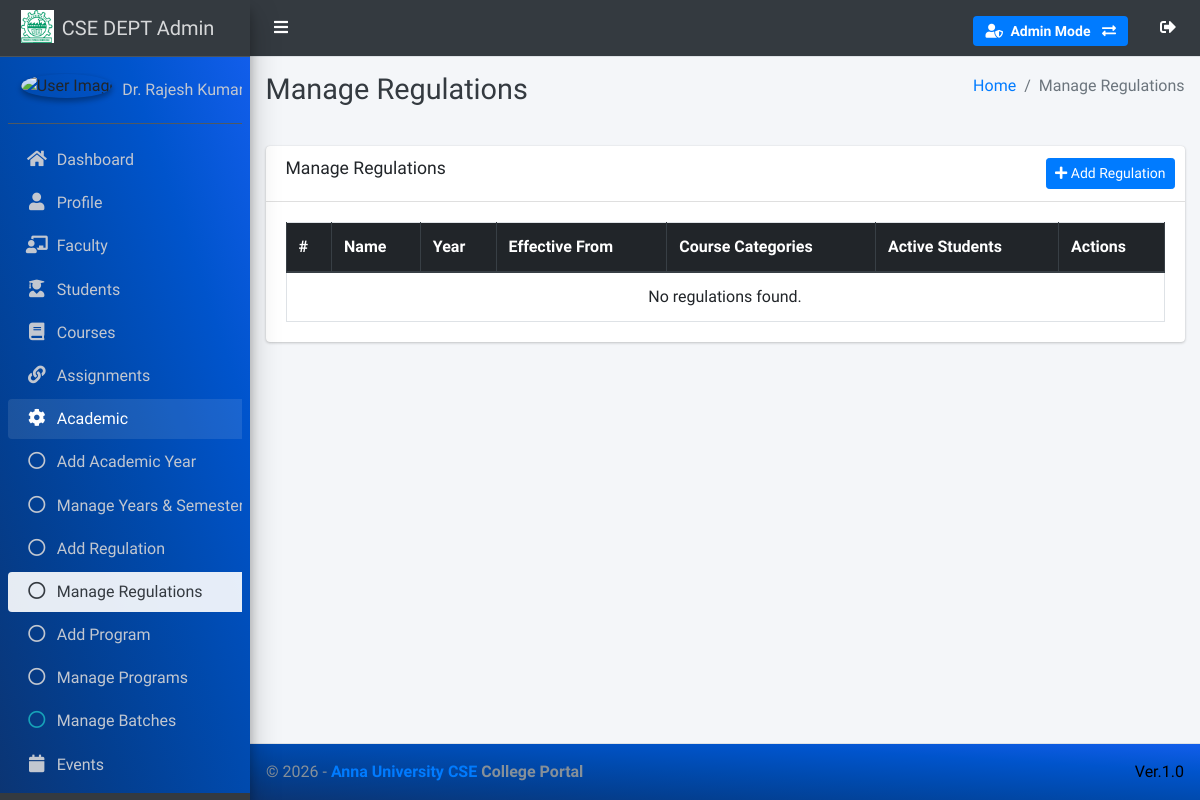
The page /regulation/manage/ (signed in) on the database as committed earlier.
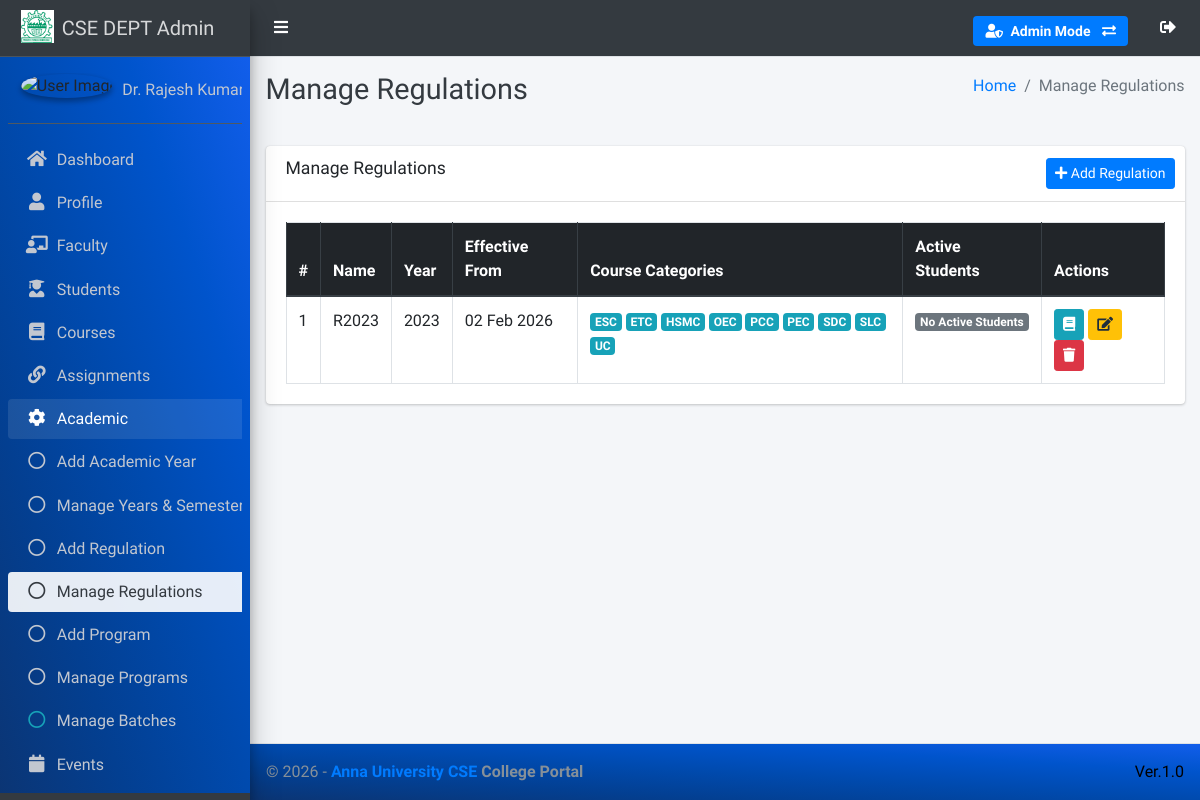
The same page on the database as committed later.
### main_app/models.py (models this page shows, shortened)
class Regulation(models.Model):
    year = models.IntegerField(unique=True, validators=[MinValueValidator(2000), MaxValueValidator(2100)])
    name = models.CharField(max_length=100, blank=True)  # e.g., "R2021"
    description = models.TextField(blank=True, null=True)
    effective_from = models.DateField(null=True, blank=True)
    class Meta:
        ordering = ['-year']
    @property
    def is_active(self):
        return self.students.filter(status='ACTIVE').exists()

class CourseCategory(models.Model):
    CATEGORY_CHOICES = [
        ('PCC', 'Professional Core Course'),
        ('ESC', 'Engineering Science Course'),
        ('PEC', 'Professional Elective Course'),
        ('HSMC', 'Humanities Science and Management Course'),
        ('ETC', 'Emerging Technology Course'),
        ('SDC', 'Skill Development Course'),
        ('OEC', 'Open Elective Course'),
        ('UC', 'University Course'),
        ('SLC', 'Self Learning Course'),
    ]
    regulation = models.ForeignKey(Regulation, on_delete=models.CASCADE, related_name='course_categories')
    code = models.CharField(max_length=10, help_text="Course category code (e.g., PCC, ESC, or custom)")
    description = models.CharField(max_length=200, blank=True, help_text="Category description")
    is_active = models.BooleanField(default=True)
    class Meta:
        unique_together = ('regulation', 'code')
        ordering = ['regulation', 'code']
        verbose_name = 'Course Category'
        verbose_name_plural = 'Course Categories'
    def get_code_display(self):
        choices_dict = dict(self.CATEGORY_CHOICES)
        return choices_dict.get(self.code, self.description or self.code)

### main_app/hod_views.py (the view)
# urls.py: path("regulation/manage/", hod_views.manage_regulation, name='manage_regulation'),
@login_required
def manage_regulation(request):
    if not check_hod_permission(request.user):
        return redirect('/')
    regulations = Regulation.objects.prefetch_related('course_categories').all()
    context = {'regulations': regulations, 'page_title': 'Manage Regulations'}
    return render(request, "hod_template/manage_regulation.html", context)

### main_app/hod_views.py (called while the page is built)
def check_hod_permission(user):
    if not user.is_authenticated:
        return False
    return user.is_hod

### main_app/models.py (called while the page is built)
    @property
    def is_hod(self):
        return self.role == 'HOD'

### main_app/templates/hod_template/manage_regulation.html (shortened to what the changed rows need)
{% extends 'main_app/base.html' %}
{% load static %}
{% block page_title %}{{page_title}}{% endblock page_title %}
{% block content %}
<section class="content">
    <div class="container-fluid">
        <div class="row">
            <div class="col-md-12">
                <div class="card">
                    <div class="card-body">
                        <table id="example2" class="table table-bordered table-hover">
                            <thead class="thead-dark">
                                <tr>
                                    <th>#</th>
                                    <th>Name</th>
                                    <th>Year</th>
                                    <th>Effective From</th>
                                    <th>Course Categories</th>
                                    <th>Active Students</th>
                                    <th>Actions</th>
                                </tr>
                            </thead>
                            <tbody>
                                {% for regulation in regulations %}
                                <tr>
                                    <td>{{ forloop.counter }}</td>
                                    <td>{{ regulation.name|default:regulation }}</td>
                                    <td>{{ regulation.year }}</td>
                                    <td>{{ regulation.effective_from|date:"d M Y"|default:"-" }}</td>
                                    <td>
                                        {% for cat in regulation.course_categories.all %}
                                            <span class="badge badge-info" title="{{ cat.get_code_display }}">{{ cat.code }}</span>
                                        {% empty %}
                                            <span class="text-muted">-</span>
                                        {% endfor %}
                                    </td>
                                    <td>
                                        {% if regulation.is_active %}
                                        <span class="badge badge-success">{{ regulation.active_student_count }} Students</span>
                                        {% else %}
                                        <span class="badge badge-secondary">No Active Students</span>
                                        {% endif %}
                                    </td>
                                    <td>
                                        <a href="{% url 'manage_regulation_courses' regulation.id %}" class="btn btn-sm btn-info" title="Course Plan">
                                            <i class="fas fa-book"></i>
                                        </a>
                                        <a href="{% url 'edit_regulation' regulation.id %}" class="btn btn-sm btn-warning">
                                            <i class="fas fa-edit"></i>
                                        </a>
                                        <a href="{% url 'delete_regulation' regulation.id %}" class="btn btn-sm btn-danger"
                                           onclick="return confirm('Are you sure you want to delete this regulation?')">
                                            <i class="fas fa-trash"></i>
                                        </a>
                                    </td>
                                </tr>
                                {% empty %}
                                <tr>
                                    <td colspan="7" class="text-center">No regulations found.</td>
                                </tr>
                                {% endfor %}
                            </tbody>
                        </table>
                    </div>
                </div>
            </div>
        </div>
    </div>
</section>
{% endblock content %}

Rows that differ between the two databases and show on the page:
added Regulation: name "R2023", year "2023", effective_from "02 Feb 2026", shows "No Active Students"
added CourseCategory: code "ESC"
added CourseCategory: code "ETC"
added CourseCategory: code "HSMC"
added CourseCategory: code "OEC"
added CourseCategory: code "PCC"
added CourseCategory: code "PEC"
added CourseCategory: code "SDC"
added CourseCategory: code "SLC"
added CourseCategory: code "UC"
Other text that changed with them:
text no longer shown: "No regulations found."
